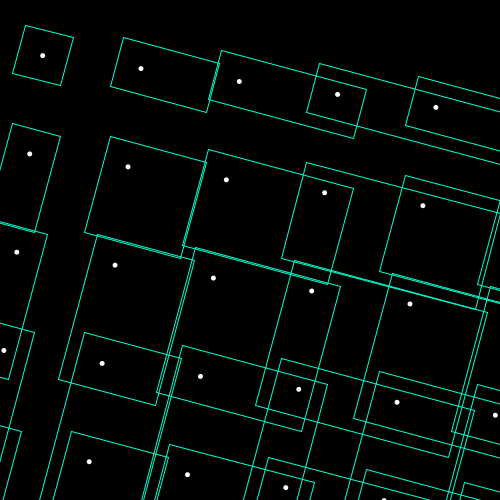
Frame 1 (no input)
Frame 60 (the mouse pressed at the canvas centre just before this capture): identical to frame 1, image omitted
Frame 120 (the mouse held since frame 60 and released just before this capture): identical to frame 1, image omitted

The Processing sketch that drew this single still picture (run headless with seeded random() and noise(); from frame 60 on, the mouse is pressed at the canvas centre):

// Processing sketch: littlecirclesrotated
// ── littlecirclesrotated.pde

void setup() {
  size(500, 500);
}

void draw() {
  background(0);

  int step = width / 10;

  for (int xi = 0; xi < width; xi = xi + step) {
    for (int yi = 0; yi < height; yi = yi + step) {
      pushMatrix();
      translate(xi+step/2, yi+step/2);

      rotate(radians(15));

      noFill();
      stroke(0, 255, 206);
      rect(xi, yi, xi+step, yi+step);
      noStroke();
      fill(255);
      circle(xi+step/2, yi+step/2, 5);

      popMatrix();
    }
  }
}
